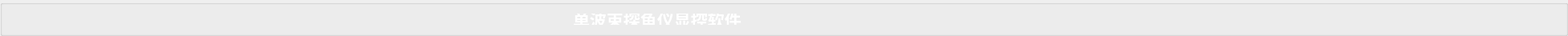
        <widget class="QGroupBox" name="groupBox">
         <property name="minimumSize">
          <size>
           <width>0</width>
           <height>45</height>
          </size>
         </property>
         <property name="maximumSize">
          <size>
           <width>16777215</width>
           <height>45</height>
          </size>
         </property>
         <property name="styleSheet">
          <string notr="true">#groupBox{
background-color: rgba(80, 80, 80, 1);
border: 0px solid #42adff;
border-left: 0px solid rgba(29, 83, 185, 255);
border-right: 0px solid rgba(29, 83, 185, 255);
border-bottom: 1px solid rgba(200, 200, 200,100);
;
border-radius:0px;}</string>
         </property>
         <property name="title">
          <string/>
         </property>
         <layout class="QHBoxLayout" name="horizontalLayout">
          <item>
           <spacer name="horizontalSpacer_2">
            <property name="orientation">
             <enum>Qt::Horizontal</enum>
            </property>
            <property name="sizeHint" stdset="0">
             <size>
              <width>700</width>
              <height>19</height>
             </size>
            </property>
           </spacer>
          </item>
          <item>
           <widget class="QLabel" name="label_4">
            <property name="styleSheet">
             <string notr="true">QLabel
{
	font-size: 21px;
	font-family: &quot;Microsoft YaHei&quot;;
	font-weight: bold;
 		border-radius:9px;
		background:rgba(66, 195, 255, 0);
color: rgb(255, 255, 255);
}
</string>
            </property>
            <property name="text">
             <string>单波束探鱼仪显控软件</string>
            </property>
           </widget>
          </item>
          <item>
           <spacer name="horizontalSpacer">
            <property name="orientation">
             <enum>Qt::Horizontal</enum>
            </property>
            <property name="sizeHint" stdset="0">
             <size>
              <width>860</width>
              <height>20</height>
             </size>
            </property>
           </spacer>
          </item>
          <item>
           <layout class="QHBoxLayout" name="horizontalLayout_5">
            <property name="spacing">
             <number>0</number>
            </property>
            <item>
             <widget class="QPushButton" name="minButton">
              <property name="minimumSize">
               <size>
                <width>50</width>
                <height>28</height>
               </size>
              </property>
              <property name="maximumSize">
               <size>
                <width>50</width>
                <height>28</height>
               </size>
              </property>
              <property name="styleSheet">
               <string notr="true">QPushButton {
border-style: solid;
border-width: 0px;
border-radius: 0px;
background-color: rgba(223, 223, 223, 0);}
QPushButton::focus{outline: none;}
QPushButton::hover {
border-style: solid;
border-width: 0px;
border-radius: 0px;
background-color: rgba(223, 223, 223, 150);}</string>
              </property>
              <property name="text">
               <string/>
              </property>
              <property name="icon">
               <iconset resource="apprcc.qrc">
                <normaloff>:/img/icon/最小化.png</normaloff>:/img/icon/最小化.png</iconset>
              </property>
             </widget>
            </item>
            <item>
             <widget class="QPushButton" name="maxButton">
              <property name="minimumSize">
               <size>
                <width>50</width>
                <height>28</height>
               </size>
              </property>
              <property name="maximumSize">
               <size>
                <width>50</width>
                <height>28</height>
               </size>
              </property>
              <property name="styleSheet">
               <string notr="true">QPushButton {
border-style: solid;
border-width: 0px;
border-radius: 0px;
background-color: rgba(223, 223, 223, 0);}
QPushButton::focus{outline: none;}
QPushButton::hover {
border-style: solid;
border-width: 0px;
border-radius: 0px;
background-color: rgba(223, 223, 223, 150);}</string>
              </property>
              <property name="text">
               <string/>
              </property>
              <property name="icon">
               <iconset resource="apprcc.qrc">
                <normaloff>:/img/icon/正方形.png</normaloff>
                <activeon>:/img/icon/还原.png</activeon>
                <selectedon>:/img/icon/还原.png</selectedon>:/img/icon/正方形.png</iconset>
              </property>
              <property name="checkable">
               <bool>true</bool>
              </property>
             </widget>
            </item>
            <item>
             <widget class="QPushButton" name="closeButton">
              <property name="minimumSize">
               <size>
                <width>50</width>
                <height>28</height>
               </size>
              </property>
              <property name="maximumSize">
               <size>
                <width>50</width>
                <height>28</height>
               </size>
              </property>
              <property name="styleSheet">
               <string notr="true">QPushButton {
border-style: solid;
border-width: 0px;
border-radius: 0px;
background-color: rgba(223, 223, 223, 0);}
QPushButton::focus{outline: none;}
QPushButton::hover {
border-style: solid;
border-width: 0px;
border-radius: 0px;
background-color: rgba(223, 223, 223, 150);}</string>
              </property>
              <property name="text">
               <string/>
              </property>
              <property name="icon">
               <iconset resource="apprcc.qrc">
                <normaloff>:/img/icon/关闭.png</normaloff>:/img/icon/关闭.png</iconset>
              </property>
             </widget>
            </item>
           </layout>
          </item>
         </layout>
        </widget>
